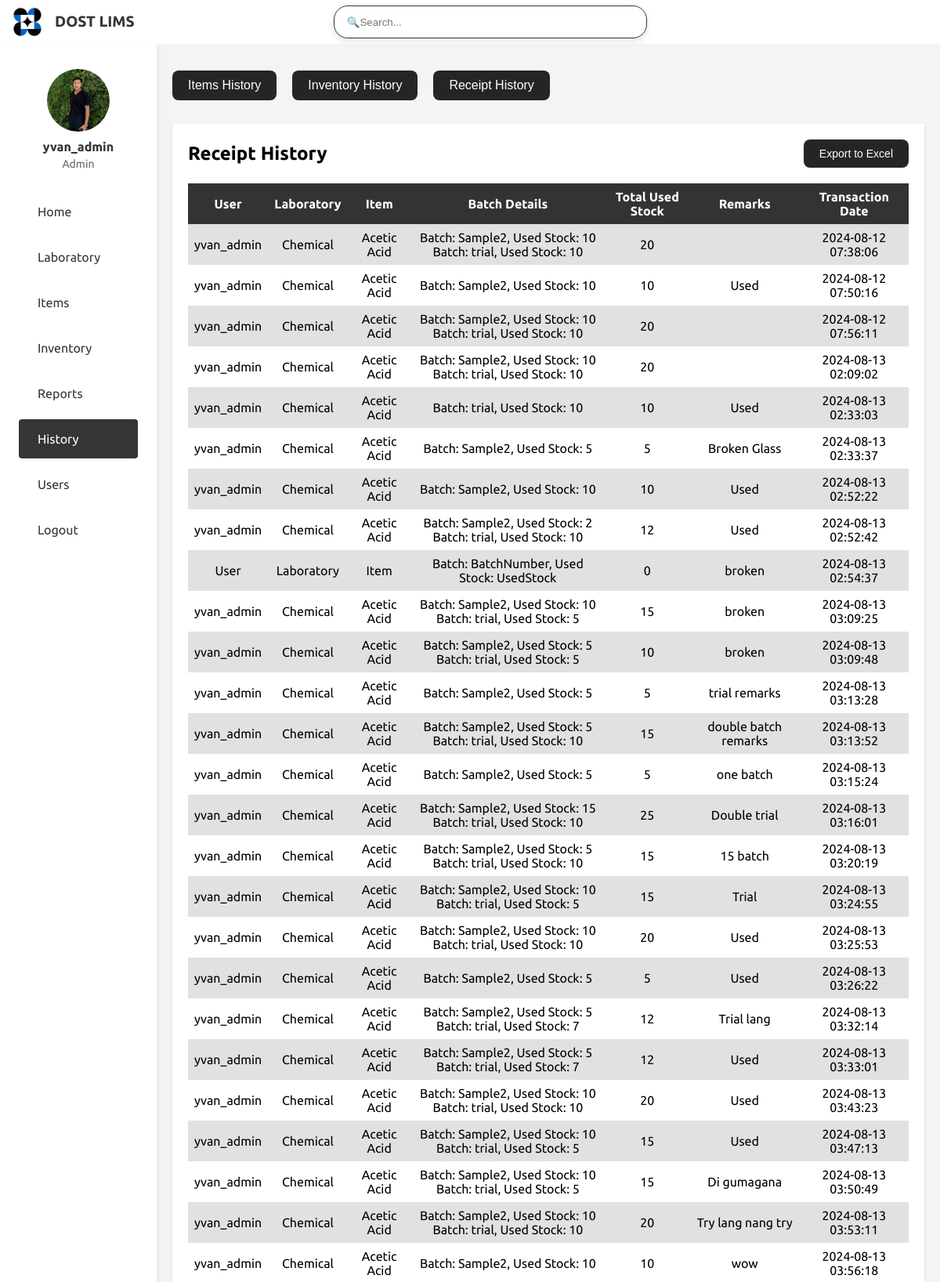
/transaction.php (signed in, upper part), run on the app's committed database.
### tables this page shows
CREATE TABLE `users` (
  `user_id` int(11) NOT NULL,
  `username` varchar(50) NOT NULL,
  `password` varchar(255) NOT NULL,
  `role` enum('Admin','Lab_Manager','Microbiology Lab Manager','Chemical Lab Manager','Metrology Lab Manager','Analyst','Microbiology Analyst','Chemical Analyst','Metrology Analyst','CRO') NOT NULL,
  `profile_image` varchar(255) DEFAULT NULL,
  `created_at` timestamp NOT NULL DEFAULT current_timestamp(),
  `updated_at` timestamp NOT NULL DEFAULT current_timestamp() ON UPDATE current_timestamp()
);

CREATE TABLE `receipts` (
  `id` int(11) NOT NULL,
  `user` varchar(255) NOT NULL,
  `laboratory` varchar(255) NOT NULL,
  `item` varchar(255) NOT NULL,
  `total_used_stock` int(11) NOT NULL,
  `batch_details` text NOT NULL,
  `created_at` timestamp NOT NULL DEFAULT current_timestamp(),
  `remarks` text DEFAULT NULL
);

### includes/functions.php (called while the page is built, shortened)
<?php
function is_admin() {
    return isset($_SESSION['role']) && $_SESSION['role'] === 'Admin';
}
?>

### public/transaction.php (the view, shortened to what this page needs)
<?php
include_once "side_bar.php";
require_once "../includes/functions.php";
$link = mysqli_connect(DB_SERVER, DB_USERNAME, DB_PASSWORD, DB_NAME);
$sql = "SELECT * FROM receipts";
$transactionResult = mysqli_query($link, $sql);
?>
<!DOCTYPE html>
<html lang="en">
<head>
    <link rel="stylesheet" href="https://cdnjs.cloudflare.com/ajax/libs/remixicon/3.4.0/remixicon.css">
    <link rel="stylesheet" href="styles/transaction.css">
</head>
<body>
    <div class="button-container">
        <div class="item-button">
            <a href="item_history.php"><button>Items History</button></a>
        </div>
        <div class="inventory-button">
            <a href="inventory_history.php"><button>Inventory History</button></a>
        </div>
        <div class="receipt-button">
            <a href="transaction.php"><button>Receipt History</button></a>
        </div>
    </div>
    <div class="main-container">
        <div class="transaction-container">
            <div class="transaction-header">
                <h1>Receipt History</h1>
                <button id="exportButton" class="export_button">Export to Excel</button>
            </div>
            <div class="table-container">
                <table class="table table-striped transaction-table">
                    <thead>
                        <tr>
                            <th>User</th>
                            <th>Laboratory</th>
                            <th>Item</th>
                            <th>Batch Details</th>
                            <th>Total Used Stock</th>
                            <th>Remarks</th>
                            <th>Transaction Date</th>
                        </tr>
                    </thead>
                    <tbody>
                        <?php if ($transactionResult && mysqli_num_rows($transactionResult) > 0): ?>
                            <?php while ($row = mysqli_fetch_assoc($transactionResult)): ?>
                                <tr>
                                    <td><?php echo htmlspecialchars($row['user']); ?></td>
                                    <td><?php echo htmlspecialchars($row['laboratory']); ?></td>
                                    <td><?php echo htmlspecialchars($row['item']); ?></td>
                                    <td>
                                        <?php
                                            $batchDetails = json_decode($row['batch_details'], true);
                                            foreach ($batchDetails as $batch) {
                                                echo 'Batch: ' . htmlspecialchars($batch['batch_number']) . ', Used Stock: ' . htmlspecialchars($batch['used_stock']) . '<br>';
                                            }
                                        ?>
                                    </td>
                                    <td><?php echo htmlspecialchars($row['total_used_stock']); ?></td>
                                    <td><?php echo htmlspecialchars($row['remarks']); ?></td>
                                    <td><?php echo htmlspecialchars($row['created_at']); ?></td>
                                </tr>
                            <?php endwhile; ?>
                        <?php else: ?>
                            <tr>
                                <td colspan="7">No history found</td>
                            </tr>
                        <?php endif; ?>
                    </tbody>
                </table>
            </div>
        </div>
    </div>
</body>
</html>

### public/side_bar.php (shortened to what this page needs)
<?php
require_once "../includes/functions.php";
$user_id = $_SESSION['user_id'];
$sql = "SELECT username, role, profile_image FROM users WHERE user_id = ?";
$stmt = mysqli_prepare($link, $sql);
mysqli_stmt_bind_param($stmt, "i", $user_id);
mysqli_stmt_execute($stmt);
$result = mysqli_stmt_get_result($stmt);
$user = mysqli_fetch_assoc($result);
$username = $user['username'];
$role = $user['role'];
$profile_image = $user['profile_image'];
$profile_image_path = !empty($profile_image) ? "uploads/$profile_image" : "image/default-profile.png";
?>
<!DOCTYPE html>
<html lang="en">
<head>
    <link rel="stylesheet" href="styles/side_bar.css">
    <link rel="stylesheet" href="https://cdnjs.cloudflare.com/ajax/libs/remixicon/3.4.0/remixicon.css">
</head>
<body>
    <header class="header">
        <div class="header__container container">
           <div class="header__logo-title">
              <a href="home.php" class="header__logo">
              <img src="image/DOST.png" alt="">
              </a>
              <div class="logo-title">
              <p>DOST LIMS</p>
              </div>
           </div>
           <div class="header__search">
              <input type="text" id="searchInput" placeholder="🔍Search...">
           </div>
        </div>
    </header>
    <div class="sidebar" id="sidebar">
        <nav class="sidebar__container">
        <div class="sidebar__content">
            <div class="sidebar__list">
            <div class="sidebar__profile">
                <img src="<?php echo htmlspecialchars($profile_image_path); ?>" alt="User Profile Image" class="sidebar__profile-image">
                <span class="sidebar__username"><?php echo htmlspecialchars($username); ?></span>
                <span class="sidebar__role"><?php echo htmlspecialchars($role); ?></span>
            </div>
               <a href="home.php" class="sidebar__link <?php echo basename($_SERVER['PHP_SELF']) == 'home.php' ? 'active-link' : ''; ?>">
                   <span class="sidebar__link-name">Home</span>
               </a>
               <a href="lab.php" class="sidebar__link <?php echo basename($_SERVER['PHP_SELF']) == 'lab.php' ? 'active-link' : ''; ?>">
                  <span class="sidebar__link-name">Laboratory</span>
               </a>
               <a href="item.php" class="sidebar__link <?php echo basename($_SERVER['PHP_SELF']) == 'item.php' ? 'active-link' : ''; ?>">
                  <span class="sidebar__link-name">Items</span>
               </a>
               <a href="inventory.php" class="sidebar__link <?php echo basename($_SERVER['PHP_SELF']) == 'inventory.php' ? 'active-link' : ''; ?>">
                  <span class="sidebar__link-name">Inventory</span>
               </a>
               <a href="report.php" class="sidebar__link <?php echo basename($_SERVER['PHP_SELF']) == 'report.php' ? 'active-link' : ''; ?>">
                  <span class="sidebar__link-name">Reports</span>
               </a>
               <a href="transaction.php" class="sidebar__link <?php
                   $currentPage = basename($_SERVER['PHP_SELF']);
                   $activePages = ['transaction.php', 'item_history.php', 'inventory_history.php'];
                   echo in_array($currentPage, $activePages) ? 'active-link' : '';
               ?>">
                   <span class="sidebar__link-name">History</span>
               </a>
               <?php if (is_admin()): ?>
               <a href="users.php" class="sidebar__link <?php echo basename($_SERVER['PHP_SELF']) == 'users.php' ? 'active-link' : ''; ?>">
                   <span class="sidebar__link-name">Users</span>
               </a>
               <?php endif; ?>
               <a href="logout.php" class="sidebar__link <?php echo basename($_SERVER['PHP_SELF']) == 'login.php' ? 'active-link' : ''; ?>">
                  <span class="sidebar__link-name">Logout</span>
               </a>
            </div>
        </nav>
    </div>
</body>
</html>

### public/styles/side_bar.css (style rules this page uses)
:root { --header-height: 3.5rem; --body-font: "Ubuntu", sans-serif; --normal-font-size: .938rem; --small-font-size: .813rem; --font-medium: 500; --font-semi-bold: 600; --z-tooltip: 10; --z-fixed: 100; --box-shadow: 0 4px 8px rgba(0, 0, 0, 0.1); }
@media screen and (min-width: 1024px) { :root { --normal-font-size: 1rem; --small-font-size: .875rem; } }
* { box-sizing: border-box; padding: 0; margin: 0; }
body { font-family: var(--body-font); font-size: var(--normal-font-size); color: var(--text-color); background-color: #f4f4f4; }
a { text-decoration: none; }
img { display: block; max-width: 100%; height: auto; }
.header { position: fixed; top: 0; left: 0; width: 100%; background-color: white; z-index: var(--z-fixed); }
.header__container { height: var(--header-height); display: flex; align-items: center; justify-content: space-between; }
.header__logo-title { display: flex; align-items: center; }
.header__logo { display: flex; align-items: center; width: 70px; }
.logo-title { font-weight: bold; margin-left: 0px; font-size: 120%; color: #353535; }
.header__search { display: flex; justify-content: center; flex-grow: 1; margin-right: 120px; }
.header__search input { width: 100%; max-width: 400px; padding: 0.8rem 1rem; border-radius: 18px; box-shadow: var(--box-shadow); border: 1px solid #353535; }
.sidebar { position: fixed; left: 0; top: var(--header-height); width: 200px; height: calc(100% - var(--header-height)); padding: 2rem 1.5rem; background-color: white; backdrop-filter: blur(16px); -webkit-backdrop-filter: blur(16px); z-index: var(--z-fixed); box-shadow: 0 4px 8px rgba(0, 0, 0, 0.1); transition: left .4s; }
.sidebar__container { display: flex; flex-direction: column; row-gap: 0rem; padding-bottom: 3rem; height: 100%; }
.sidebar__content { position: relative; overflow: auto; padding-top: 0; }
.sidebar__list { display: flex; flex-direction: column; row-gap: .50rem; }
.sidebar__link { color: #353535; display: grid; grid-template-columns: repeat(2, max-content); align-items: center; column-gap: .50rem; padding: 1rem; border-radius: .25rem; transition: background .3s; }
.sidebar__link.active-link { background-color: #353535; color: white; }
.sidebar__profile { text-align: center; margin-bottom: 20px; }
.sidebar__profile-image { width: 80px; height: 80px; border-radius: 50%; object-fit: cover; margin: 0 auto 10px auto; display: block; }
.sidebar__username { display: block; font-weight: bold; font-size: 16px; color: #333; margin-bottom: 5px; }
.sidebar__role { display: block; font-size: 14px; color: #666; }

### public/styles/transaction.css (style rules this page uses)
* { margin: 0; padding: 0; box-sizing: border-box; }
body { font-family: 'Ubuntu', sans-serif; background-color: #f4f4f4; margin: 0; padding: 0; }
.button-container { display: flex; justify-content: flex-start; padding: 10px; margin-top: 80px; margin-left: 210px; gap: 20px; }
.item-button a button, .inventory-button a button, .receipt-button a button { background-color: #252525; color: white; border: none; padding: 10px 20px; cursor: pointer; font-size: 16px; border-radius: 8px; text-align: center; transition: background-color 0.3s ease, transform 0.3s ease; }
.table thead th { background-color: #333; color: white; border-color: none; }
.table tbody tr:nth-of-type(odd) { background-color: #e1e1e1; }
.main-container { display: flex; flex-direction: column; padding: 20px; margin-left: 200px; }
.transaction-container { background-color: white; padding: 20px; box-shadow: 0 2px 4px rgba(0, 0, 0, 0.1); height: 82vh; overflow-y: scroll; }
.transaction-header { display: flex; justify-content: space-between; align-items: center; margin-bottom: 20px; }
.transaction-header h1 { margin: 0; font-size: 24px; }
.export_button { background-color: #252525; color: white; border: none; padding: 10px 20px; cursor: pointer; font-size: 14px; border-radius: 8px; }
.table-container { overflow-x: auto; }
.transaction-table { width: 100%; border-collapse: collapse; margin-bottom: 20px; }
.transaction-table th, .transaction-table td { border: none; text-align: center; padding: 8px; }
.transaction-table th { background-color: #f2f2f2; }

### data on the page
users: profile_image (picture), username "yvan_admin", role "Admin"
receipts: user "yvan_admin", laboratory "Chemical", item "Acetic Acid", batch_number "Sample2", used_stock "10", batch_number "trial", total_used_stock "20", created_at "2024-08-12 07:38:06"
receipts: user "yvan_admin", laboratory "Chemical", item "Acetic Acid", batch_number "Sample2", used_stock "10", total_used_stock "10", remarks "Used", created_at "2024-08-12 07:50:16"
receipts: user "yvan_admin", laboratory "Chemical", item "Acetic Acid", batch_number "Sample2", used_stock "10", batch_number "trial", total_used_stock "20", created_at "2024-08-12 07:56:11"
receipts: user "yvan_admin", laboratory "Chemical", item "Acetic Acid", batch_number "Sample2", used_stock "10", batch_number "trial", total_used_stock "20", created_at "2024-08-13 02:09:02"
receipts: user "yvan_admin", laboratory "Chemical", item "Acetic Acid", batch_number "trial", used_stock "10", total_used_stock "10", remarks "Used", created_at "2024-08-13 02:33:03"
receipts: user "yvan_admin", laboratory "Chemical", item "Acetic Acid", batch_number "Sample2", used_stock "5", total_used_stock "5", remarks "Broken Glass", created_at "2024-08-13 02:33:37"
receipts: user "yvan_admin", laboratory "Chemical", item "Acetic Acid", batch_number "Sample2", used_stock "10", total_used_stock "10", remarks "Used", created_at "2024-08-13 02:52:22"
receipts: user "yvan_admin", laboratory "Chemical", item "Acetic Acid", batch_number "Sample2", used_stock "2", batch_number "trial", used_stock "10", total_used_stock "12", remarks "Used", created_at "2024-08-13 02:52:42"
receipts: user "User", laboratory "Laboratory", item "Item", batch_number "BatchNumber", used_stock "UsedStock", total_used_stock "0", remarks "broken", created_at "2024-08-13 02:54:37"
receipts: user "yvan_admin", laboratory "Chemical", item "Acetic Acid", batch_number "Sample2", used_stock "10", batch_number "trial", used_stock "5", total_used_stock "15", remarks "broken", created_at "2024-08-13 03:09:25"
receipts: user "yvan_admin", laboratory "Chemical", item "Acetic Acid", batch_number "Sample2", used_stock "5", batch_number "trial", total_used_stock "10", remarks "broken", created_at "2024-08-13 03:09:48"
receipts: user "yvan_admin", laboratory "Chemical", item "Acetic Acid", batch_number "Sample2", used_stock "5", total_used_stock "5", remarks "trial remarks", created_at "2024-08-13 03:13:28"
receipts: user "yvan_admin", laboratory "Chemical", item "Acetic Acid", batch_number "Sample2", used_stock "5", batch_number "trial", used_stock "10", total_used_stock "15", remarks "double batch remarks", created_at "2024-08-13 03:13:52"
receipts: user "yvan_admin", laboratory "Chemical", item "Acetic Acid", batch_number "Sample2", used_stock "5", total_used_stock "5", remarks "one batch", created_at "2024-08-13 03:15:24"
receipts: user "yvan_admin", laboratory "Chemical", item "Acetic Acid", batch_number "Sample2", used_stock "15", batch_number "trial", used_stock "10", total_used_stock "25", remarks "Double trial", created_at "2024-08-13 03:16:01"
receipts: user "yvan_admin", laboratory "Chemical", item "Acetic Acid", batch_number "Sample2", used_stock "5", batch_number "trial", used_stock "10", total_used_stock "15", remarks "15 batch", created_at "2024-08-13 03:20:19"
receipts: user "yvan_admin", laboratory "Chemical", item "Acetic Acid", batch_number "Sample2", used_stock "10", batch_number "trial", used_stock "5", total_used_stock "15", remarks "Trial", created_at "2024-08-13 03:24:55"
receipts: user "yvan_admin", laboratory "Chemical", item "Acetic Acid", batch_number "Sample2", used_stock "10", batch_number "trial", total_used_stock "20", remarks "Used", created_at "2024-08-13 03:25:53"
receipts: user "yvan_admin", laboratory "Chemical", item "Acetic Acid", batch_number "Sample2", used_stock "5", total_used_stock "5", remarks "Used", created_at "2024-08-13 03:26:22"
receipts: user "yvan_admin", laboratory "Chemical", item "Acetic Acid", batch_number "Sample2", used_stock "5", batch_number "trial", used_stock "7", total_used_stock "12", remarks "Trial lang", created_at "2024-08-13 03:32:14"
receipts: user "yvan_admin", laboratory "Chemical", item "Acetic Acid", batch_number "Sample2", used_stock "5", batch_number "trial", used_stock "7", total_used_stock "12", remarks "Used", created_at "2024-08-13 03:33:01"
receipts: user "yvan_admin", laboratory "Chemical", item "Acetic Acid", batch_number "Sample2", used_stock "10", batch_number "trial", total_used_stock "20", remarks "Used", created_at "2024-08-13 03:43:23"
receipts: user "yvan_admin", laboratory "Chemical", item "Acetic Acid", batch_number "Sample2", used_stock "10", batch_number "trial", used_stock "5", total_used_stock "15", remarks "Used", created_at "2024-08-13 03:47:13"
receipts: user "yvan_admin", laboratory "Chemical", item "Acetic Acid", batch_number "Sample2", used_stock "10", batch_number "trial", used_stock "5", total_used_stock "15", remarks "Di gumagana", created_at "2024-08-13 03:50:49"
receipts: user "yvan_admin", laboratory "Chemical", item "Acetic Acid", batch_number "Sample2", used_stock "10", batch_number "trial", total_used_stock "20", remarks "Try lang nang try", created_at "2024-08-13 03:53:11"
receipts: user "yvan_admin", laboratory "Chemical", item "Acetic Acid", batch_number "Sample2", used_stock "10", total_used_stock "10", remarks "wow", created_at "2024-08-13 03:56:18"
